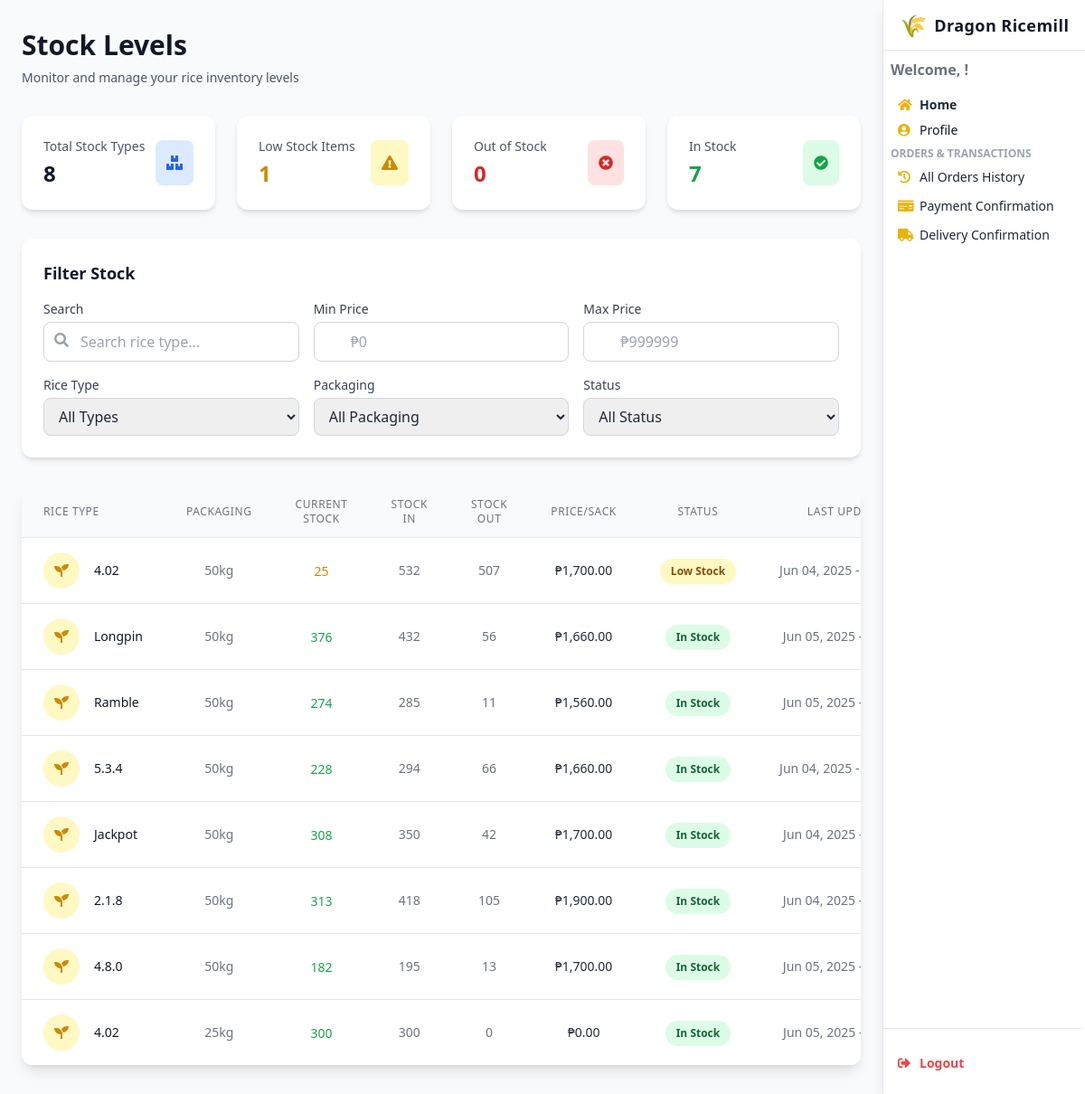
The page /viewstocklevel/ on the database its author committed.
### webapp/models.py (models this page shows, shortened)
class Stock(models.Model):
    stockID = models.AutoField(primary_key=True)
    rice_type = models.ForeignKey(Rice, on_delete=models.CASCADE, db_column='riceID', related_name='stocks')
    packaging = models.CharField(max_length=50, default='50kg')  # e.g., 25kg, 50kg
    price_per_sack = models.DecimalField(max_digits=10, decimal_places=2)
    stock_in = models.PositiveIntegerField(default=0)
    stock_out = models.PositiveIntegerField(default=0)
    current_stock = models.PositiveIntegerField(default=0)
    minimum_stock = models.PositiveIntegerField(default=10)
    last_updated = models.DateTimeField(auto_now=True)
    created_at = models.DateTimeField(auto_now_add=True)
    class Meta:
        db_table = 'Stock'
        unique_together = ('rice_type', 'packaging')

class Rice(models.Model):
    riceID = models.AutoField(primary_key=True)
    rice_type = models.CharField(max_length=100, unique=True)
    description = models.TextField(blank=True, null=True)
    is_active = models.BooleanField(default=True)
    class Meta:
        db_table = 'Rice'

### webapp/views.py (the view)
# urls.py: path("viewstocklevel/", views.viewstocklevel, name="viewstocklevel"),
def viewstocklevel(request):
    stock_data = Stock.objects.select_related('rice_type').all()
    rice_types = Rice.objects.values_list('rice_type', flat=True).distinct()
    packaging_types = Stock.objects.values_list('packaging', flat=True).distinct()
    total_stock_count = stock_data.count()
    low_stock_count = stock_data.filter(current_stock__gt=0, current_stock__lte=100).count()
    out_of_stock_count = stock_data.filter(current_stock=0).count()
    in_stock_count = stock_data.filter(current_stock__gt=100).count()
    context = {
        'stock_data': stock_data,
        'rice_types': rice_types,
        'packaging_types': packaging_types,
        'total_stock_count': total_stock_count,
        'low_stock_count': low_stock_count,
        'out_of_stock_count': out_of_stock_count,
        'in_stock_count': in_stock_count,
    }
    return render(request, 'viewstocklevel.html', context)

### webapp/templates/viewstocklevel.html (shortened to what this page needs)
{% load humanize %}
<!DOCTYPE html>
<html lang="en">
<head>
  <script src="https://cdn.tailwindcss.com"></script>
  <link href="https://cdnjs.cloudflare.com/ajax/libs/font-awesome/5.15.3/css/all.min.css" rel="stylesheet" />
</head>
<body class="bg-gray-50 text-gray-800 min-h-screen font-sans leading-relaxed overflow-x-hidden">
<header id="sidebar" class="fixed top-0 right-0 h-screen w-56 bg-white shadow-lg flex flex-col z-40 border-l border-gray-200 transition-transform duration-300 ease-in-out lg:translate-x-0">
  <div class="h-14 flex items-center justify-center border-b border-gray-200">
    <a href="#" class="flex items-center space-x-2 select-none text-gray-900 font-bold text-lg tracking-wide">
      <span class="text-yellow-500 text-2xl">🌾</span>
      <span>Dragon Ricemill</span>
    </a>
  </div>
  <nav class="flex-1 flex flex-col py-1 pr-1 overflow-y-auto scrollbar-hide">
    <div class="px-2 py-1">
      <span class="block text-1 text-gray-500 font-semibold mb-3">Welcome, {{ request.session.user_name }}!</span>
      <a href="{% url 'dashboard' %}" class="flex items-center space-x-2 px-2 py-1 rounded text-sm hover:bg-yellow-50 font-semibold hover:text-yellow-600 transition">
        <i class="fas fa-home w-4 text-yellow-500"></i><span>Home</span>
      </a>
      <a href="{% url 'profile' %}" class="flex items-center space-x-2 px-2 py-1 rounded text-sm hover:bg-yellow-50 hover:text-yellow-600 transition text-gray-900">
        <i class="fas fa-user-circle w-4 text-yellow-500"></i><span>Profile</span>
      </a>
    </div>
    <div class="mb-2 px-2">
      <p class="uppercase text-xs font-semibold text-gray-400 mb-1">Orders & Transactions</p>
      <a href="{% url 'allorder_history' %}" class="flex items-center space-x-2 px-2 py-1 rounded text-sm hover:bg-yellow-50 hover:text-yellow-600 transition ">
        <i class="fas fa-history w-4 text-yellow-500"></i><span>All Orders History</span>
      </a>
      <a href="{% url 'payment_confirmation' 0 %}" class="flex items-center space-x-2 px-2 py-1 rounded text-sm hover:bg-yellow-50 hover:text-yellow-600 transition mt-1">
        <i class="fas fa-money-check w-4 text-yellow-500"></i><span>Payment Confirmation</span>
      </a>
      <a href="{% url 'delivery_confirmation' 0 %}" class="flex items-center space-x-2 px-2 py-1 rounded text-sm hover:bg-yellow-50 hover:text-yellow-600 transition mt-1">
        <i class="fas fa-truck w-4 text-yellow-500"></i><span>Delivery Confirmation</span>
      </a>
    </div>
    <div class="border-t border-gray-200 mt-auto px-2 py-4">
      <a href="{% url 'logout' %}" onclick="return confirm('Logout?');" class="flex items-center space-x-2 px-2 py-1 rounded text-sm hover:bg-red-100 hover:text-red-600 transition font-semibold text-red-500 mt-2">
        <i class="fas fa-sign-out-alt w-4"></i><span>Logout</span>
      </a>
    </div>
  </nav>
</header>
<div id="mainContent" class="lg:mr-56 min-h-screen bg-gray-50 transition-all duration-300">
  <main class="max-w-7xl mx-auto px-6 py-8">
    <div class="mb-8">
      <h1 class="text-3xl font-bold text-gray-900">Stock Levels</h1>
      <p class="mt-2 text-sm text-gray-600">Monitor and manage your rice inventory levels</p>
    </div>
    <div class="grid grid-cols-1 md:grid-cols-2 lg:grid-cols-4 gap-6 mb-8">
      <div class="bg-white rounded-xl p-6 card-shadow hover-scale">
        <div class="flex items-center justify-between">
          <div>
            <p class="text-sm font-medium text-gray-600">Total Stock Types</p>
            <h3 class="text-2xl font-bold text-gray-900 mt-1">{{ total_stock_count }}</h3>
          </div>
          <div class="bg-blue-100 p-3 rounded-lg">
            <i class="fas fa-boxes text-blue-600"></i>
          </div>
        </div>
      </div>
      <div class="bg-white rounded-xl p-6 card-shadow hover-scale">
        <div class="flex items-center justify-between">
          <div>
            <p class="text-sm font-medium text-gray-600">Low Stock Items</p>
            <h3 class="text-2xl font-bold text-yellow-600 mt-1">
              {{ low_stock_count }}
            </h3>
          </div>
          <div class="bg-yellow-100 p-3 rounded-lg">
            <i class="fas fa-exclamation-triangle text-yellow-600"></i>
          </div>
        </div>
      </div>
      <div class="bg-white rounded-xl p-6 card-shadow hover-scale">
        <div class="flex items-center justify-between">
          <div>
            <p class="text-sm font-medium text-gray-600">Out of Stock</p>
            <h3 class="text-2xl font-bold text-red-600 mt-1">
              {{ out_of_stock_count }}
            </h3>
          </div>
          <div class="bg-red-100 p-3 rounded-lg">
            <i class="fas fa-times-circle text-red-600"></i>
          </div>
        </div>
      </div>
      <div class="bg-white rounded-xl p-6 card-shadow hover-scale">
        <div class="flex items-center justify-between">
          <div>
            <p class="text-sm font-medium text-gray-600">In Stock</p>
            <h3 class="text-2xl font-bold text-green-600 mt-1">
              {{ in_stock_count }}
            </h3>
          </div>
          <div class="bg-green-100 p-3 rounded-lg">
            <i class="fas fa-check-circle text-green-600"></i>
          </div>
        </div>
      </div>
    </div>
    <div class="bg-white rounded-xl p-6 mb-8 card-shadow">
      <h2 class="text-lg font-semibold text-gray-900 mb-4">Filter Stock</h2>
      <div class="grid grid-cols-1 md:grid-cols-2 lg:grid-cols-3 xl:grid-cols-6 gap-4">
        <div>
          <label class="block text-sm font-medium text-gray-700 mb-1">Search</label>
          <div class="relative">
            <input id="searchInput" type="text" placeholder="Search rice type..."
                   class="w-full pl-10 pr-4 py-2 border border-gray-300 rounded-lg focus:ring-2 focus:ring-yellow-500 focus:border-yellow-500 transition-all" />
            <i class="fas fa-search absolute left-3 top-3 text-gray-400"></i>
          </div>
        </div>
        <div>
          <label class="block text-sm font-medium text-gray-700 mb-1">Min Price</label>
          <div class="relative">
            <input id="minPrice" type="number" placeholder="₱0"
                   class="w-full pl-10 pr-4 py-2 border border-gray-300 rounded-lg focus:ring-2 focus:ring-yellow-500 focus:border-yellow-500 transition-all" min="0" />
          </div>
        </div>
        <div>
          <label class="block text-sm font-medium text-gray-700 mb-1">Max Price</label>
          <div class="relative">
            <input id="maxPrice" type="number" placeholder="₱999999"
                   class="w-full pl-10 pr-4 py-2 border border-gray-300 rounded-lg focus:ring-2 focus:ring-yellow-500 focus:border-yellow-500 transition-all" min="0" />
          </div>
        </div>
        <div>
          <label class="block text-sm font-medium text-gray-700 mb-1">Rice Type</label>
          <select id="riceTypeFilter"
                  class="w-full py-2 pl-3 pr-10 border border-gray-300 rounded-lg focus:ring-2 focus:ring-yellow-500 focus:border-yellow-500 transition-all">
            <option value="">All Types</option>
          </select>
        </div>
        <div>
          <label class="block text-sm font-medium text-gray-700 mb-1">Packaging</label>
          <select id="packagingFilter"
                  class="w-full py-2 pl-3 pr-10 border border-gray-300 rounded-lg focus:ring-2 focus:ring-yellow-500 focus:border-yellow-500 transition-all">
            <option value="">All Packaging</option>
          </select>
        </div>
        <div>
          <label class="block text-sm font-medium text-gray-700 mb-1">Status</label>
          <select id="statusFilter"
                  class="w-full py-2 pl-3 pr-10 border border-gray-300 rounded-lg focus:ring-2 focus:ring-yellow-500 focus:border-yellow-500 transition-all">
            <option value="">All Status</option>
          </select>
        </div>
      </div>
    </div>
    <div class="bg-white rounded-xl shadow-lg overflow-hidden">
      <div class="overflow-x-auto custom-scrollbar">
        <table class="min-w-full divide-y divide-gray-200">
          <thead class="bg-gray-50">
            <tr>
              <th class="px-6 py-3 text-left text-xs font-medium text-gray-500 uppercase tracking-wider">Rice Type</th>
              <th class="px-6 py-3 text-center text-xs font-medium text-gray-500 uppercase tracking-wider">Packaging</th>
              <th class="px-6 py-3 text-center text-xs font-medium text-gray-500 uppercase tracking-wider">Current Stock</th>
              <th class="px-6 py-3 text-center text-xs font-medium text-gray-500 uppercase tracking-wider">Stock In</th>
              <th class="px-6 py-3 text-center text-xs font-medium text-gray-500 uppercase tracking-wider">Stock Out</th>
              <th class="px-6 py-3 text-center text-xs font-medium text-gray-500 uppercase tracking-wider">Price/Sack</th>
              <th class="px-6 py-3 text-center text-xs font-medium text-gray-500 uppercase tracking-wider">Status</th>
              <th class="px-6 py-3 text-center text-xs font-medium text-gray-500 uppercase tracking-wider">Last Updated</th>
            </tr>
          </thead>
          <tbody class="bg-white divide-y divide-gray-200">
            {% for rice in stock_data %}
              <tr class="hover:bg-gray-50 transition-all">
                <td class="px-6 py-4 whitespace-nowrap">
                  <div class="flex items-center">
                    <div class="flex-shrink-0 h-10 w-10 flex items-center justify-center rounded-full bg-yellow-100">
                      <i class="fas fa-seedling text-yellow-600"></i>
                    </div>
                    <div class="ml-4">
                      <div class="text-sm font-medium text-gray-900 rice-type">{{ rice.rice_type.rice_type }}</div>
                    </div>
                  </div>
                </td>
                <td class="px-6 py-4 whitespace-nowrap text-center text-sm text-gray-500">{{ rice.packaging }}</td>
                <td class="px-6 py-4 whitespace-nowrap text-center">
                  <span class="text-sm font-medium {% if rice.current_stock == 0 %}text-red-600{% elif rice.current_stock <= 100 %}text-yellow-600{% else %}text-green-600{% endif %}">
                    {{ rice.current_stock }}
                  </span>
                </td>
                <td class="px-6 py-4 whitespace-nowrap text-center text-sm text-gray-500">{{ rice.stock_in }}</td>
                <td class="px-6 py-4 whitespace-nowrap text-center text-sm text-gray-500">{{ rice.stock_out }}</td>
                <td class="px-6 py-4 whitespace-nowrap text-center text-sm price">₱{{ rice.price_per_sack|floatformat:2|intcomma }}</td>
                <td class="px-6 py-4 whitespace-nowrap text-center status">
                  {% if rice.current_stock == 0 %}
                    <span class="px-3 py-1 inline-flex text-xs leading-5 font-semibold rounded-full bg-red-100 text-red-800">
                      Out of Stock
                    </span>
                  {% elif rice.current_stock <= 100 %}
                    <span class="px-3 py-1 inline-flex text-xs leading-5 font-semibold rounded-full bg-yellow-100 text-yellow-800">
                      Low Stock
                    </span>
                  {% else %}
                    <span class="px-3 py-1 inline-flex text-xs leading-5 font-semibold rounded-full bg-green-100 text-green-800">
                      In Stock
                    </span>
                  {% endif %}
                </td>
                <td class="px-6 py-4 whitespace-nowrap text-center text-sm text-gray-500">
                  {{ rice.last_updated|date:"M d, Y - g:i A" }}
                </td>
              </tr>
            {% endfor %}
          </tbody>
        </table>
      </div>
    </div>
  </main>
</div>
</body>
</html>

### webapp/templates/viewstocklevel.html (style rules this page uses)
body { font-family: 'Inter', sans-serif; }
html { scroll-behavior: smooth; }
.scrollbar-hide { -ms-overflow-style: none; scrollbar-width: none; }
.transition-all { transition: all 0.3s ease-in-out; }
.card-shadow { box-shadow: 0 4px 6px -1px rgba(0, 0, 0, 0.1), 0 2px 4px -1px rgba(0, 0, 0, 0.06); transition: box-shadow 0.3s ease-in-out; }

### rows shown on the page
Stock: rice_type.rice_type "4.02", packaging "50kg", current_stock "25", stock_in "532", stock_out "507", price_per_sack "1,700.00", shows "Low Stock", last_updated "Jun 04, 2025 -…"
Stock: rice_type.rice_type "Longpin", packaging "50kg", current_stock "376", stock_in "432", stock_out "56", price_per_sack "1,660.00", shows "In Stock", last_updated "Jun 05, 2025…"
Stock: rice_type.rice_type "Ramble", packaging "50kg", current_stock "274", stock_in "285", stock_out "11", price_per_sack "1,560.00", shows "In Stock", last_updated "Jun 05, 2025…"
Stock: rice_type.rice_type "5.3.4", packaging "50kg", current_stock "228", stock_in "294", stock_out "66", price_per_sack "1,660.00", shows "In Stock", last_updated "Jun 04, 2025 -…"
Stock: rice_type.rice_type "Jackpot", packaging "50kg", current_stock "308", stock_in "350", stock_out "42", price_per_sack "1,700.00", shows "In Stock", last_updated "Jun 04, 2025…"
Stock: rice_type.rice_type "2.1.8", packaging "50kg", current_stock "313", stock_in "418", stock_out "105", price_per_sack "1,900.00", shows "In Stock", last_updated "Jun 04, 2025…"
Stock: rice_type.rice_type "4.8.0", packaging "50kg", current_stock "182", stock_in "195", stock_out "13", price_per_sack "1,700.00", shows "In Stock", last_updated "Jun 05, 2025…"
Stock: rice_type.rice_type "4.02", packaging "25kg", current_stock "300", stock_in "300", stock_out "0", price_per_sack "0.00", shows "In Stock", last_updated "Jun 05, 2025…"

### other values the page prints
{{ total_stock_count }} "8"
{{ low_stock_count }} "1"
{{ out_of_stock_count }} "0"
{{ in_stock_count }} "7"
